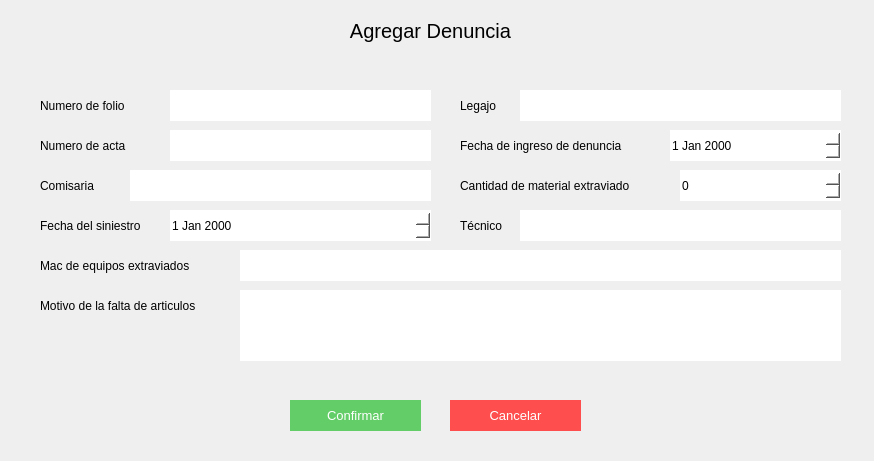
<?xml version="1.0" encoding="UTF-8"?>
<ui version="4.0">
 <class>Form</class>
 <widget class="QWidget" name="Form">
  <property name="geometry">
   <rect>
    <x>0</x>
    <y>0</y>
    <width>874</width>
    <height>461</height>
   </rect>
  </property>
  <property name="windowTitle">
   <string>Form</string>
  </property>
  <widget class="QLabel" name="label_9">
   <property name="geometry">
    <rect>
     <x>460</x>
     <y>90</y>
     <width>51</width>
     <height>31</height>
    </rect>
   </property>
   <property name="styleSheet">
    <string notr="true">font: 11pt &quot;MS Shell Dlg 2&quot;;
text-align:center;</string>
   </property>
   <property name="text">
    <string>Legajo</string>
   </property>
  </widget>
  <widget class="QLineEdit" name="ca_input_3">
   <property name="geometry">
    <rect>
     <x>130</x>
     <y>170</y>
     <width>301</width>
     <height>31</height>
    </rect>
   </property>
   <property name="styleSheet">
    <string notr="true">border:none;
background-color: rgb(255, 255, 255);
font: 11pt &quot;MS Shell Dlg 2&quot;;</string>
   </property>
   <property name="text">
    <string/>
   </property>
  </widget>
  <widget class="QLabel" name="label_11">
   <property name="geometry">
    <rect>
     <x>40</x>
     <y>210</y>
     <width>121</width>
     <height>31</height>
    </rect>
   </property>
   <property name="styleSheet">
    <string notr="true">font: 11pt &quot;MS Shell Dlg 2&quot;;
text-align:center;</string>
   </property>
   <property name="text">
    <string>Fecha del siniestro</string>
   </property>
  </widget>
  <widget class="QLabel" name="label_6">
   <property name="geometry">
    <rect>
     <x>460</x>
     <y>170</y>
     <width>211</width>
     <height>31</height>
    </rect>
   </property>
   <property name="styleSheet">
    <string notr="true">font: 11pt &quot;MS Shell Dlg 2&quot;;
text-align:center;</string>
   </property>
   <property name="text">
    <string>Cantidad de material extraviado</string>
   </property>
  </widget>
  <widget class="QLineEdit" name="ca_input_1">
   <property name="geometry">
    <rect>
     <x>170</x>
     <y>90</y>
     <width>261</width>
     <height>31</height>
    </rect>
   </property>
   <property name="styleSheet">
    <string notr="true">border:none;
background-color: rgb(255, 255, 255);
font: 11pt &quot;MS Shell Dlg 2&quot;;</string>
   </property>
   <property name="text">
    <string/>
   </property>
  </widget>
  <widget class="QLabel" name="label_8">
   <property name="geometry">
    <rect>
     <x>460</x>
     <y>130</y>
     <width>201</width>
     <height>31</height>
    </rect>
   </property>
   <property name="styleSheet">
    <string notr="true">font: 11pt &quot;MS Shell Dlg 2&quot;;
text-align:center;</string>
   </property>
   <property name="text">
    <string>Fecha de ingreso de denuncia</string>
   </property>
  </widget>
  <widget class="QLineEdit" name="ca_input_2">
   <property name="geometry">
    <rect>
     <x>170</x>
     <y>130</y>
     <width>261</width>
     <height>31</height>
    </rect>
   </property>
   <property name="styleSheet">
    <string notr="true">border:none;
background-color: rgb(255, 255, 255);
font: 11pt &quot;MS Shell Dlg 2&quot;;</string>
   </property>
   <property name="text">
    <string/>
   </property>
  </widget>
  <widget class="QLineEdit" name="ca_input_7">
   <property name="geometry">
    <rect>
     <x>520</x>
     <y>90</y>
     <width>321</width>
     <height>31</height>
    </rect>
   </property>
   <property name="styleSheet">
    <string notr="true">border:none;
background-color: rgb(255, 255, 255);
font: 11pt &quot;MS Shell Dlg 2&quot;;</string>
   </property>
   <property name="text">
    <string/>
   </property>
  </widget>
  <widget class="QLabel" name="label_3">
   <property name="geometry">
    <rect>
     <x>40</x>
     <y>90</y>
     <width>121</width>
     <height>31</height>
    </rect>
   </property>
   <property name="styleSheet">
    <string notr="true">font: 11pt &quot;MS Shell Dlg 2&quot;;
text-align:center;</string>
   </property>
   <property name="text">
    <string>Numero de folio</string>
   </property>
  </widget>
  <widget class="QLabel" name="label_5">
   <property name="geometry">
    <rect>
     <x>40</x>
     <y>170</y>
     <width>91</width>
     <height>31</height>
    </rect>
   </property>
   <property name="styleSheet">
    <string notr="true">font: 11pt &quot;MS Shell Dlg 2&quot;;
text-align:center;</string>
   </property>
   <property name="text">
    <string>Comisaria</string>
   </property>
  </widget>
  <widget class="QLabel" name="label_4">
   <property name="geometry">
    <rect>
     <x>40</x>
     <y>130</y>
     <width>121</width>
     <height>31</height>
    </rect>
   </property>
   <property name="styleSheet">
    <string notr="true">font: 11pt &quot;MS Shell Dlg 2&quot;;
text-align:center;</string>
   </property>
   <property name="text">
    <string>Numero de acta</string>
   </property>
  </widget>
  <widget class="QLineEdit" name="ca_input_5">
   <property name="geometry">
    <rect>
     <x>240</x>
     <y>250</y>
     <width>601</width>
     <height>31</height>
    </rect>
   </property>
   <property name="styleSheet">
    <string notr="true">border:none;
background-color: rgb(255, 255, 255);
font: 11pt &quot;MS Shell Dlg 2&quot;;</string>
   </property>
   <property name="text">
    <string/>
   </property>
  </widget>
  <widget class="QLabel" name="label_10">
   <property name="geometry">
    <rect>
     <x>40</x>
     <y>250</y>
     <width>191</width>
     <height>31</height>
    </rect>
   </property>
   <property name="styleSheet">
    <string notr="true">font: 11pt &quot;MS Shell Dlg 2&quot;;
text-align:center;</string>
   </property>
   <property name="text">
    <string>Mac de equipos extraviados</string>
   </property>
  </widget>
  <widget class="QPushButton" name="ca_btn_cancelar">
   <property name="geometry">
    <rect>
     <x>450</x>
     <y>400</y>
     <width>131</width>
     <height>31</height>
    </rect>
   </property>
   <property name="styleSheet">
    <string notr="true">color:white;
font-size:10pt;
border:none;
background-color:#ff4e4e;</string>
   </property>
   <property name="text">
    <string>Cancelar</string>
   </property>
  </widget>
  <widget class="QPushButton" name="ca_btn_confirmar">
   <property name="geometry">
    <rect>
     <x>290</x>
     <y>400</y>
     <width>131</width>
     <height>31</height>
    </rect>
   </property>
   <property name="styleSheet">
    <string notr="true">background-color: rgb(99, 206, 104);
color:white;
font-size:10pt;
border:none;</string>
   </property>
   <property name="text">
    <string>Confirmar</string>
   </property>
  </widget>
  <widget class="QLabel" name="label_2">
   <property name="geometry">
    <rect>
     <x>180</x>
     <y>10</y>
     <width>501</width>
     <height>41</height>
    </rect>
   </property>
   <property name="styleSheet">
    <string notr="true">font-size:20px;
</string>
   </property>
   <property name="text">
    <string>Agregar Denuncia</string>
   </property>
   <property name="alignment">
    <set>Qt::AlignCenter</set>
   </property>
  </widget>
  <widget class="QLabel" name="label_13">
   <property name="geometry">
    <rect>
     <x>40</x>
     <y>290</y>
     <width>191</width>
     <height>31</height>
    </rect>
   </property>
   <property name="styleSheet">
    <string notr="true">font: 11pt &quot;MS Shell Dlg 2&quot;;
text-align:center;</string>
   </property>
   <property name="text">
    <string>Motivo de la falta de articulos</string>
   </property>
  </widget>
  <widget class="QTextEdit" name="ca_input_6">
   <property name="geometry">
    <rect>
     <x>240</x>
     <y>290</y>
     <width>601</width>
     <height>71</height>
    </rect>
   </property>
   <property name="styleSheet">
    <string notr="true">border:none;
background-color: rgb(255, 255, 255);
font: 11pt &quot;MS Shell Dlg 2&quot;;</string>
   </property>
  </widget>
  <widget class="QDateEdit" name="ca_input_8">
   <property name="geometry">
    <rect>
     <x>670</x>
     <y>130</y>
     <width>171</width>
     <height>31</height>
    </rect>
   </property>
   <property name="styleSheet">
    <string notr="true">border:none;
background-color: rgb(255, 255, 255);
font: 11pt &quot;MS Shell Dlg 2&quot;;</string>
   </property>
  </widget>
  <widget class="QSpinBox" name="ca_input_9">
   <property name="geometry">
    <rect>
     <x>680</x>
     <y>170</y>
     <width>161</width>
     <height>31</height>
    </rect>
   </property>
   <property name="styleSheet">
    <string notr="true">border:none;
background-color: rgb(255, 255, 255);
font: 11pt &quot;MS Shell Dlg 2&quot;;</string>
   </property>
  </widget>
  <widget class="QDateEdit" name="ca_input_4">
   <property name="geometry">
    <rect>
     <x>170</x>
     <y>210</y>
     <width>261</width>
     <height>31</height>
    </rect>
   </property>
   <property name="styleSheet">
    <string notr="true">border:none;
background-color: rgb(255, 255, 255);
font: 11pt &quot;MS Shell Dlg 2&quot;;</string>
   </property>
  </widget>
  <widget class="QLineEdit" name="ca_input_10">
   <property name="geometry">
    <rect>
     <x>520</x>
     <y>210</y>
     <width>321</width>
     <height>31</height>
    </rect>
   </property>
   <property name="styleSheet">
    <string notr="true">border:none;
background-color: rgb(255, 255, 255);
font: 11pt &quot;MS Shell Dlg 2&quot;;</string>
   </property>
   <property name="text">
    <string/>
   </property>
  </widget>
  <widget class="QLabel" name="label_12">
   <property name="geometry">
    <rect>
     <x>460</x>
     <y>210</y>
     <width>51</width>
     <height>31</height>
    </rect>
   </property>
   <property name="styleSheet">
    <string notr="true">font: 11pt &quot;MS Shell Dlg 2&quot;;
text-align:center;</string>
   </property>
   <property name="text">
    <string>Técnico</string>
   </property>
  </widget>
 </widget>
 <resources/>
 <connections/>
</ui>
